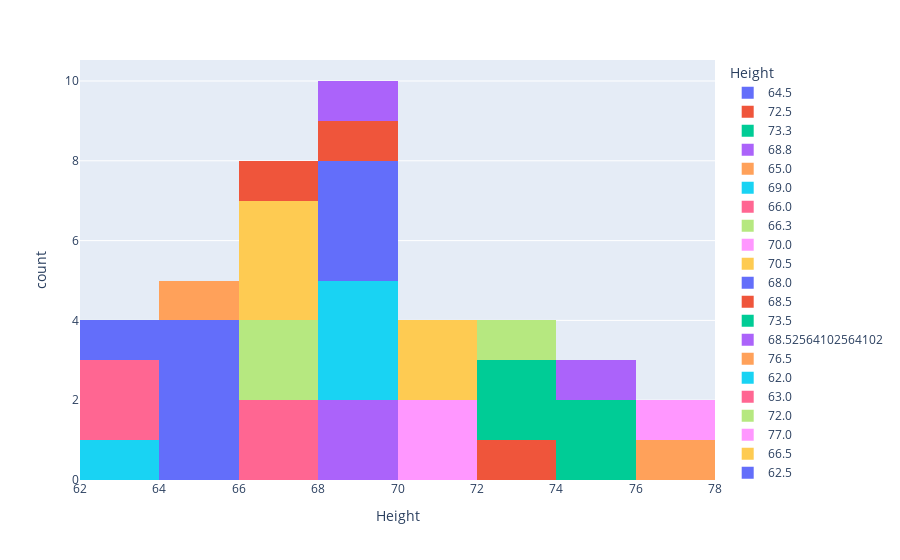

Notebook code for this chart:
### Markdown cell above
From above plot we can observe most of people have different weight

### Code cell
#histogram of Height using plotly
plot=px.histogram(df,x="Height",color="Height")
plot.show()

### Figure 1 — Plotly figure (JSON) as saved in the notebook; plotly's stock layout.template omitted (floating-point values rounded to 4 significant figures)
{"data": [{"alignmentgroup": "True", "bingroup": "x", "hovertemplate": "Height=%{x}<br>count=%{y}<extra></extra>", "legendgroup": "64.5", "marker": {"color": "#636efa", "pattern": {"shape": ""}}, "name": "64.5", "offsetgroup": "64.5", "orientation": "v", "showlegend": true, "type": "histogram", "x": [64.5, 64.5, 64.5, 64.5], "xaxis": "x", "yaxis": "y"}, {"alignmentgroup": "True", "bingroup": "x", "hovertemplate": "Height=%{x}<br>count=%{y}<extra></extra>", "legendgroup": "72.5", "marker": {"color": "#EF553B", "pattern": {"shape": ""}}, "name": "72.5", "offsetgroup": "72.5", "orientation": "v", "showlegend": true, "type": "histogram", "x": [72.5], "xaxis": "x", "yaxis": "y"}, {"alignmentgroup": "True", "bingroup": "x", "hovertemplate": "Height=%{x}<br>count=%{y}<extra></extra>", "legendgroup": "73.3", "marker": {"color": "#00cc96", "pattern": {"shape": ""}}, "name": "73.3", "offsetgroup": "73.3", "orientation": "v", "showlegend": true, "type": "histogram", "x": [73.3], "xaxis": "x", "yaxis": "y"}, {"alignmentgroup": "True", "bingroup": "x", "hovertemplate": "Height=%{x}<br>count=%{y}<extra></extra>", "legendgroup": "68.8", "marker": {"color": "#ab63fa", "pattern": {"shape": ""}}, "name": "68.8", "offsetgroup": "68.8", "orientation": "v", "showlegend": true, "type": "histogram", "x": [68.8, 68.8], "xaxis": "x", "yaxis": "y"}, {"alignmentgroup": "True", "bingroup": "x", "hovertemplate": "Height=%{x}<br>count=%{y}<extra></extra>", "legendgroup": "65.0", "marker": {"color": "#FFA15A", "pattern": {"shape": ""}}, "name": "65.0", "offsetgroup": "65.0", "orientation": "v", "showlegend": true, "type": "histogram", "x": [65], "xaxis": "x", "yaxis": "y"}, {"alignmentgroup": "True", "bingroup": "x", "hovertemplate": "Height=%{x}<br>count=%{y}<extra></extra>", "legendgroup": "69.0", "marker": {"color": "#19d3f3", "pattern": {"shape": ""}}, "name": "69.0", "offsetgroup": "69.0", "orientation": "v", "showlegend": true, "type": "histogram", "x": [69, 69, 69], "xaxis": "x", "yaxis": "y"}, {"alignmentgroup": "True", "bingroup": "x", "hovertemplate": "Height=%{x}<br>count=%{y}<extra></extra>", "legendgroup": "66.0", "marker": {"color": "#FF6692", "pattern": {"shape": ""}}, "name": "66.0", "offsetgroup": "66.0", "orientation": "v", "showlegend": true, "type": "histogram", "x": [66, 66], "xaxis": "x", "yaxis": "y"}, {"alignmentgroup": "True", "bingroup": "x", "hovertemplate": "Height=%{x}<br>count=%{y}<extra></extra>", "legendgroup": "66.3", "marker": {"color": "#B6E880", "pattern": {"shape": ""}}, "name": "66.3", "offsetgroup": "66.3", "orientation": "v", "showlegend": true, "type": "histogram", "x": [66.3, 66.3], "xaxis": "x", "yaxis": "y"}, {"alignmentgroup": "True", "bingroup": "x", "hovertemplate": "Height=%{x}<br>count=%{y}<extra></extra>", "legendgroup": "70.0", "marker": {"color": "#FF97FF", "pattern": {"shape": ""}}, "name": "70.0", "offsetgroup": "70.0", "orientation": "v", "showlegend": true, "type": "histogram", "x": [70, 70], "xaxis": "x", "yaxis": "y"}, {"alignmentgroup": "True", "bingroup": "x", "hovertemplate": "Height=%{x}<br>count=%{y}<extra></extra>", "legendgroup": "70.5", "marker": {"color": "#FECB52", "pattern": {"shape": ""}}, "name": "70.5", "offsetgroup": "70.5", "orientation": "v", "showlegend": true, "type": "histogram", "x": [70.5, 70.5], "xaxis": "x", "yaxis": "y"}, {"alignmentgroup": "True", "bingroup": "x", "hovertemplate": "Height=%{x}<br>count=%{y}<extra></extra>", "legendgroup": "68.0", "marker": {"color": "#636efa", "pattern": {"shape": ""}}, "name": "68.0", "offsetgroup": "68.0", "orientation": "v", "showlegend": true, "type": "histogram", "x": [68, 68, 68], "xaxis": "x", "yaxis": "y"}, {"alignmentgroup": "True", "bingroup": "x", "hovertemplate": "Height=%{x}<br>count=%{y}<extra></extra>", "legendgroup": "68.5", "marker": {"color": "#EF553B", "pattern": {"shape": ""}}, "name": "68.5", "offsetgroup": "68.5", "orientation": "v", "showlegend": true, "type": "histogram", "x": [68.5], "xaxis": "x", "yaxis": "y"}, {"alignmentgroup": "True", "bingroup": "x", "hovertemplate": "Height=%{x}<br>count=%{y}<extra></extra>", "legendgroup": "73.5", "marker": {"color": "#00cc96", "pattern": {"shape": ""}}, "name": "73.5", "offsetgroup": "73.5", "orientation": "v", "showlegend": true, "type": "histogram", "x": [73.5], "xaxis": "x", "yaxis": "y"}, {"alignmentgroup": "True", "bingroup": "x", "hovertemplate": "Height=%{x}<br>count=%{y}<extra></extra>", "legendgroup": "68.52564102564102", "marker": {"color": "#ab63fa", "pattern": {"shape": ""}}, "name": "68.52564102564102", "offsetgroup": "68.52564102564102", "orientation": "v", "showlegend": true, "type": "histogram", "x": [68.53], "xaxis": "x", "yaxis": "y"}, {"alignmentgroup": "True", "bingroup": "x", "hovertemplate": "Height=%{x}<br>count=%{y}<extra></extra>", "legendgroup": "76.5", "marker": {"color": "#FFA15A", "pattern": {"shape": ""}}, "name": "76.5", "offsetgroup": "76.5", "orientation": "v", "showlegend": true, "type": "histogram", "x": [76.5], "xaxis": "x", "yaxis": "y"}, {"alignmentgroup": "True", "bingroup": "x", "hovertemplate": "Height=%{x}<br>count=%{y}<extra></extra>", "legendgroup": "62.0", "marker": {"color": "#19d3f3", "pattern": {"shape": ""}}, "name": "62.0", "offsetgroup": "62.0", "orientation": "v", "showlegend": true, "type": "histogram", "x": [62], "xaxis": "x", "yaxis": "y"}, {"alignmentgroup": "True", "bingroup": "x", "hovertemplate": "Height=%{x}<br>count=%{y}<extra></extra>", "legendgroup": "63.0", "marker": {"color": "#FF6692", "pattern": {"shape": ""}}, "name": "63.0", "offsetgroup": "63.0", "orientation": "v", "showlegend": true, "type": "histogram", "x": [63, 63], "xaxis": "x", "yaxis": "y"}, {"alignmentgroup": "True", "bingroup": "x", "hovertemplate": "Height=%{x}<br>count=%{y}<extra></extra>", "legendgroup": "72.0", "marker": {"color": "#B6E880", "pattern": {"shape": ""}}, "name": "72.0", "offsetgroup": "72.0", "orientation": "v", "showlegend": true, "type": "histogram", "x": [72], "xaxis": "x", "yaxis": "y"}, {"alignmentgroup": "True", "bingroup": "x", "hovertemplate": "Height=%{x}<br>count=%{y}<extra></extra>", "legendgroup": "77.0", "marker": {"color": "#FF97FF", "pattern": {"shape": ""}}, "name": "77.0", "offsetgroup": "77.0", "orientation": "v", "showlegend": true, "type": "histogram", "x": [77], "xaxis": "x", "yaxis": "y"}, {"alignmentgroup": "True", "bingroup": "x", "hovertemplate": "Height=%{x}<br>count=%{y}<extra></extra>", "legendgroup": "66.5", "marker": {"color": "#FECB52", "pattern": {"shape": ""}}, "name": "66.5", "offsetgroup": "66.5", "orientation": "v", "showlegend": true, "type": "histogram", "x": [66.5, 66.5, 66.5], "xaxis": "x", "yaxis": "y"}, {"alignmentgroup": "True", "bingroup": "x", "hovertemplate": "Height=%{x}<br>count=%{y}<extra></extra>", "legendgroup": "62.5", "marker": {"color": "#636efa", "pattern": {"shape": ""}}, "name": "62.5", "offsetgroup": "62.5", "orientation": "v", "showlegend": true, "type": "histogram", "x": [62.5], "xaxis": "x", "yaxis": "y"}, {"alignmentgroup": "True", "bingroup": "x", "hovertemplate": "Height=%{x}<br>count=%{y}<extra></extra>", "legendgroup": "67.0", "marker": {"color": "#EF553B", "pattern": {"shape": ""}}, "name": "67.0", "offsetgroup": "67.0", "orientation": "v", "showlegend": true, "type": "histogram", "x": [67], "xaxis": "x", "yaxis": "y"}, {"alignmentgroup": "True", "bingroup": "x", "hovertemplate": "Height=%{x}<br>count=%{y}<extra></extra>", "legendgroup": "75.5", "marker": {"color": "#00cc96", "pattern": {"shape": ""}}, "name": "75.5", "offsetgroup": "75.5", "orientation": "v", "showlegend": true, "type": "histogram", "x": [75.5, 75.5], "xaxis": "x", "yaxis": "y"}, {"alignmentgroup": "True", "bingroup": "x", "hovertemplate": "Height=%{x}<br>count=%{y}<extra></extra>", "legendgroup": "74.0", "marker": {"color": "#ab63fa", "pattern": {"shape": ""}}, "name": "74.0", "offsetgroup": "74.0", "orientation": "v", "showlegend": true, "type": "histogram", "x": [74], "xaxis": "x", "yaxis": "y"}], "layout": {"barmode": "relative", "legend": {"title": {"text": "Height"}, "tracegroupgap": 0}, "margin": {"t": 60}, "xaxis": {"anchor": "y", "categoryarray": [64.5, 72.5, 73.3, 68.8, 65, 69, 66, 66.3, 70, 70.5, 68, 68.5, 73.5, 68.53, 76.5, 62, 63, 72, 77, 66.5, 62.5, 67, 75.5, 74], "categoryorder": "array", "domain": [0, 1], "title": {"text": "Height"}}, "yaxis": {"anchor": "x", "domain": [0, 1], "title": {"text": "count"}}}}
